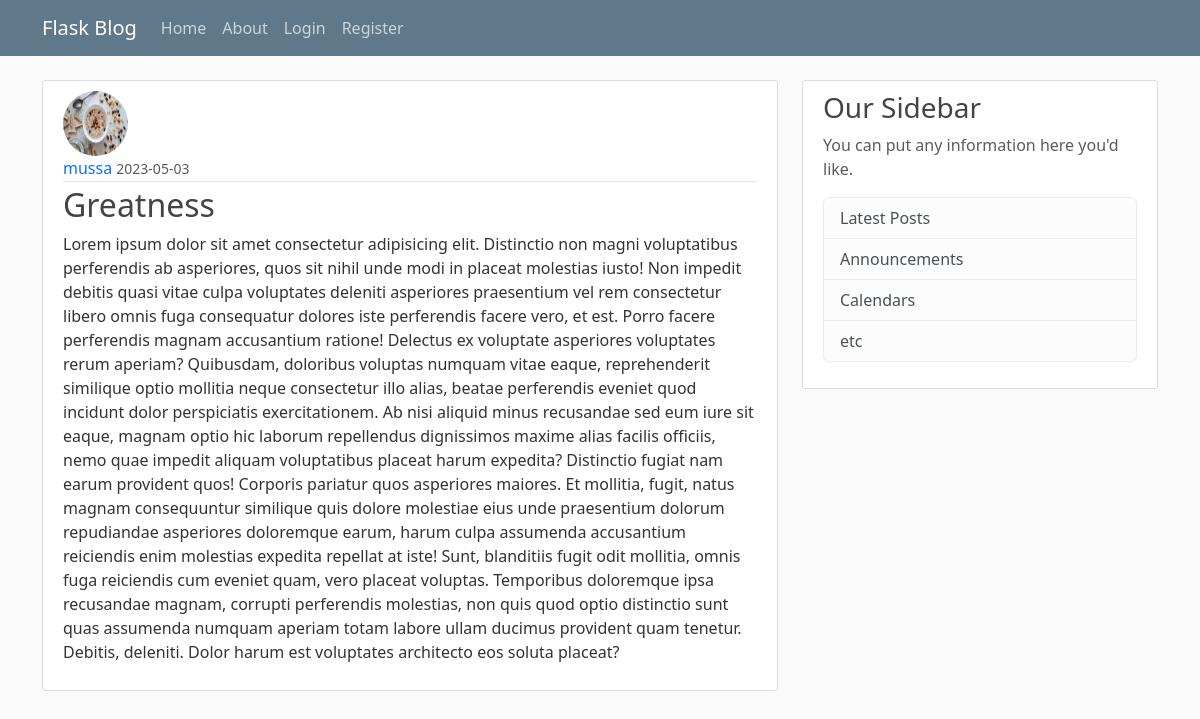
The page /post/12 on the database its author committed.
### flask_blog/models.py (models this page shows, shortened)
class User(db.Model, UserMixin): # This is a table called 'User', then we create coloumns within it
    id = db.Column(db.Integer, primary_key=True)
    username = db.Column(db.String(20), unique=True, nullable=False) # Username must not be longer that 20characters, it has to be unique, it cannot be 'null' meaning it must not be empty
    email = db.Column(db.String(120), unique=True, nullable=False) # Email must not be longer that 120characters, it has to be unique, it cannot be 'null' meaning it must not be empty
    image_file = db.Column(db.String(20), nullable=False, default='default.jpg') # This is the user profile picture. It is going to be stored as an harsh, and the harsh will be 20characters long. It must not be empty, Default profile picture that every user starts out with must be default
    password = db.Column(db.String(60), nullable=False) # The password will be stored has an harsh, the harsh will be 60characters long
    post = db.relationship('Post', backref='author', lazy=True) # This is to say the 'post' attribute has a relationship with the 'Post' module. The 'backref' is similar to adding another column to the Post module. What the backref allows us to do is When we have a post we can simply use the "author" attribute to get the user who created the post

class Post(db.Model): # This will hold our post
    id = db.Column(db.Integer, primary_key=True)
    title = db.Column(db.String(100), nullable=False) # Title length will max out at 100characters
    date_posted = db.Column(db.DateTime, nullable=False, default=datetime.utcnow) # data posted will have a 'column type' of datatime, it must not be empty, then the default will be set with the datetime.utcnow function without the brakets'()' because we are not calling it now, its just a argument. 'utc' is the most accurate time to use in a db
    content = db.Column(db.Text, nullable=False) # The type of this column is a txt, it must not be empty
    user_id = db.Column(db.Integer, db.ForeignKey('user.id'), nullable=False)

### flask_blog/route.py (the view)
@app.route("/post/<int:post_id>") # Here, it create a rouute based on the unique id each post has
def post(post_id): # It takes post_id as an input
    post = Post.query.get_or_404(post_id) # This gets the content that exist at the id.....if nothing exist there, it return 404 (Page not found)
    return render_template('post.html', title=post.title, post=post)

### flask_blog/templates/post.html (shortened to what this page needs)
{% extends "layout.html" %} {% block content %}
<article class="media content-section">
    <img class="rounded-circle article-img" src="{{url_for('static', filename='profile_pics/' + post.author.image_file)}}" alt="">
    <div class="media-body">
        <div class="article-metadata">
            <a class="mr-2" href="{{url_for('user_posts', username=post.author.username)}}">{{ post.author.username }}</a>
            <small class="text-muted">{{ post.date_posted.strftime('%Y-%m-%d') }}</small>
        </div>
        <h2 class="article-title">{{ post.title }}</h2>
        <p class="article-content">{{ post.content }}</p>
    </div>
</article>
{% endblock content %}

### flask_blog/static/main.css (style rules this page uses)
*, *::before, *::after { padding: none; margin: none; box-sizing: border-box; text-decoration: none; list-style: none; }
body { background: #fafafa; color: #333333; margin-top: 5rem; }
h1, h2, h3, h4, h5, h6 { color: #444444; }
.content-section { background: #ffffff; padding: 10px 20px; border: 1px solid #dddddd; border-radius: 3px; margin-bottom: 20px; }
.mr-2 { text-decoration: none; }
.article-title { text-decoration: none; color: #444444; }
.article-content { white-space: pre-line; }
.article-img { height: 65px; width: 65px; margin-right: 16px; }
.article-metadata { padding-bottom: 1px; margin-bottom: 4px; border-bottom: 1px solid #e3e3e3 }

### rows shown on the page
User: image_file (picture), author.username "mussa"
Post: date_posted "2023-05-03", title "Greatness", content "Lorem ipsum dolor sit amet consectetur adipisicing elit. Distinctio non magni voluptatibus perferendis ab asperiores, quos sit nihil unde modi in placeat molestias iusto! Non impedit debitis quasi vitae culpa voluptates deleniti asperiores praesentium vel rem consectetur libero omnis fuga consequatur dolores iste perferendis facere vero, et est. Porro facere perferendis magnam accusantium ratione! Delectus ex voluptate asperiores voluptates rerum aperiam? Quibusdam, doloribus voluptas numquam vitae eaque, reprehenderit similique optio mollitia neque consectetur illo alias, beatae perferendis eveniet quod incidunt dolor perspiciatis exercitationem. Ab nisi aliquid minus recusandae sed eum…"
